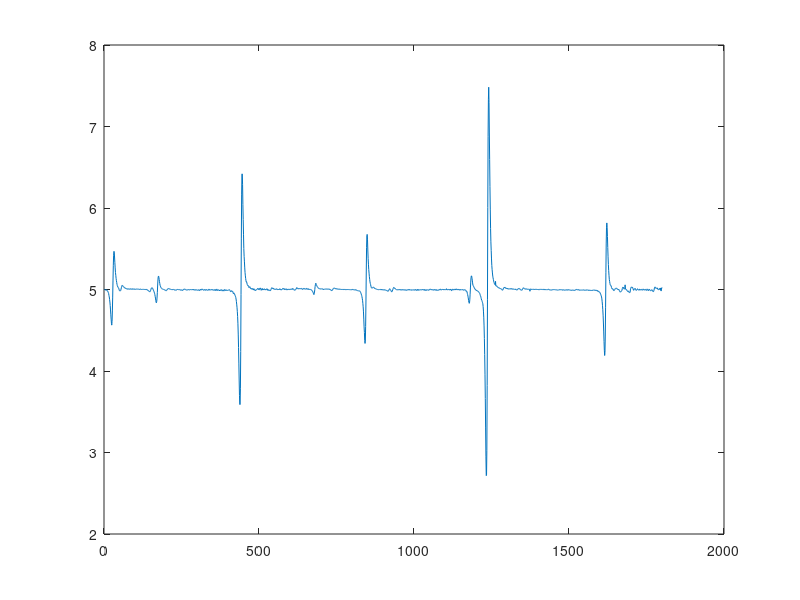

Write the MATLAB code that produced this figure. (Note: this script raises an error after producing the figure.)
function process_c2h2()
  %load data

  c2h2 = load('data/c2h2.dat');

  hold off;
  plot(c2h2);

  average = mean(c2h2);
  xrange = 1:1:length(c2h2);

  scaled_data = c2h2 - average;

  max_peak = max(scaled_data);
  cutoff_value = 0.1*max_peak;

  peak_data = zeros(1, length(scaled_data));

  peaks = zeros(1, length(scaled_data));
  count = 1;

  for i=1:length(scaled_data)
    if abs(scaled_data(i)) > cutoff_value
      peak_data(count) = scaled_data(i);
      peaks(i) = scaled_data(i);
    end;
    count = count+1;
  end;

  % clean up empty spaces in the array (zeros)
  peak_data(peak_data == 0) = [];
  num_peaks = numpeaks(peaks);

  % get peak positions and their uncertainties
  peak_channels = locate_peaks(peaks)

%   c2h2_peaks = locate_peaks(c2h2)

